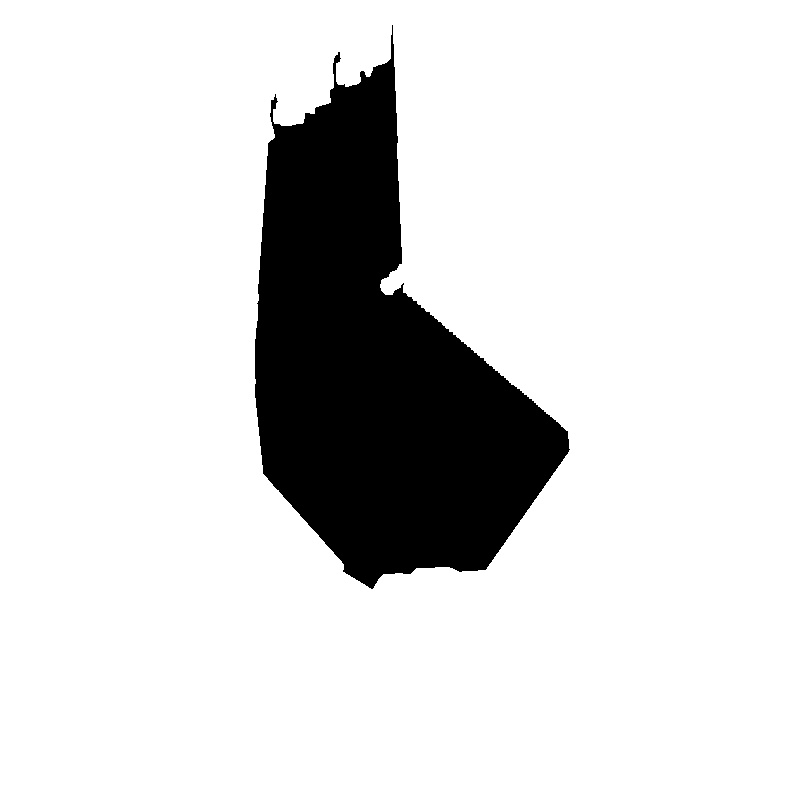
#> input picture Road/test/road_perspective.jpg, 800 x 800 px
$ python example.py
#> lines starting #> are read from the running program, lines starting #| are printed output that depends on the picture; after the words box and inside, x2 and y2 are one past the last pixel; in counts of white or black regions, pixels touching at a corner belong together
# -*- coding: utf-8 -*-

__author__ = 'tobin'

# [27 lines of commented-out code are left out]

from skimage import morphology
import cv2
import numpy as np

# im = cv2.imread('horse.png')
im = cv2.imread('../test/road_perspective.jpg')
#> im is the input picture: shape (800, 800, 3); min 0, max 255, mean 218.3
im = cv2.cvtColor(im, cv2.COLOR_BGR2GRAY)
#> im: shape (800, 800)
ori = im.copy()
_, im = cv2.threshold(im, 127, 255, cv2.THRESH_BINARY_INV)
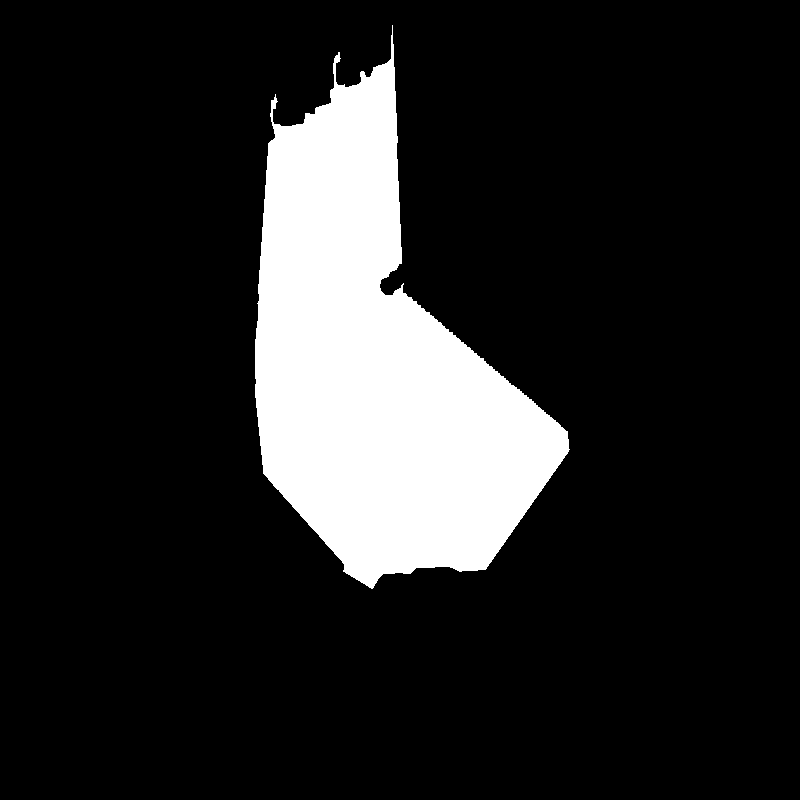
#> im: shape (800, 800); 14.4% white; 1 white region, box (x1, y1, x2, y2) and area: (255, 25, 570, 589) 91998
im = cv2.threshold(im, 0, 255, cv2.THRESH_OTSU)[1]
im = morphology.skeletonize(im > 0)
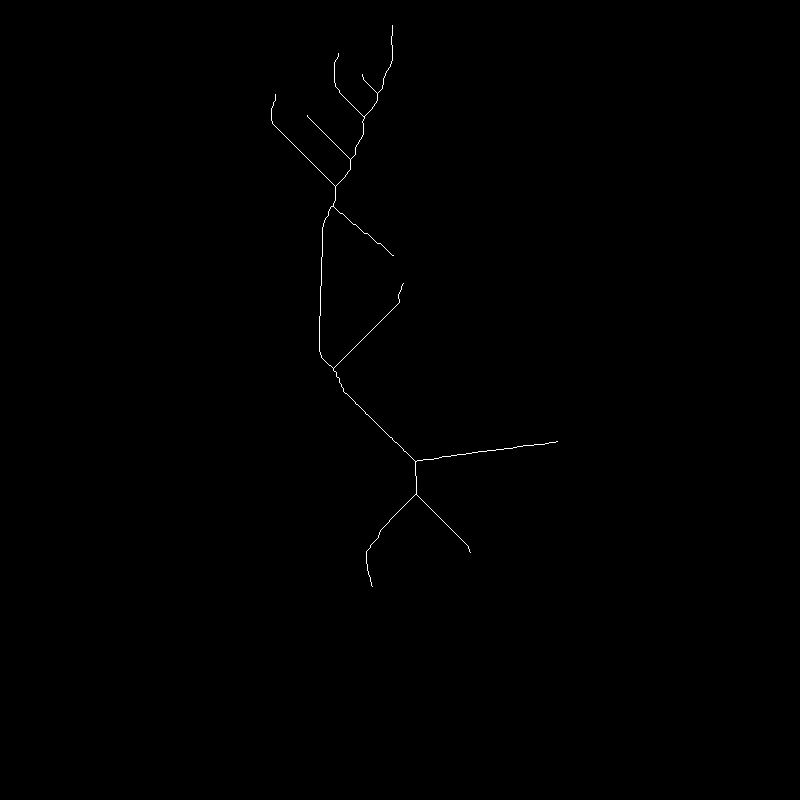
#> im: shape (800, 800) bool; 0.18% white in thin lines or dots, all inside (x1, y1, x2, y2) = (271, 25, 558, 587)
im = im.astype(np.uint8)*255
# cv2.imwrite("dst.png", im)

im = np.where(im > 0, 127, 0).astype('uint8')
ori = cv2.bitwise_or(ori, im)
cv2.imshow('origin', ori)
cv2.imshow("skel", im)
cv2.waitKey(0)
cv2.destroyAllWindows()
